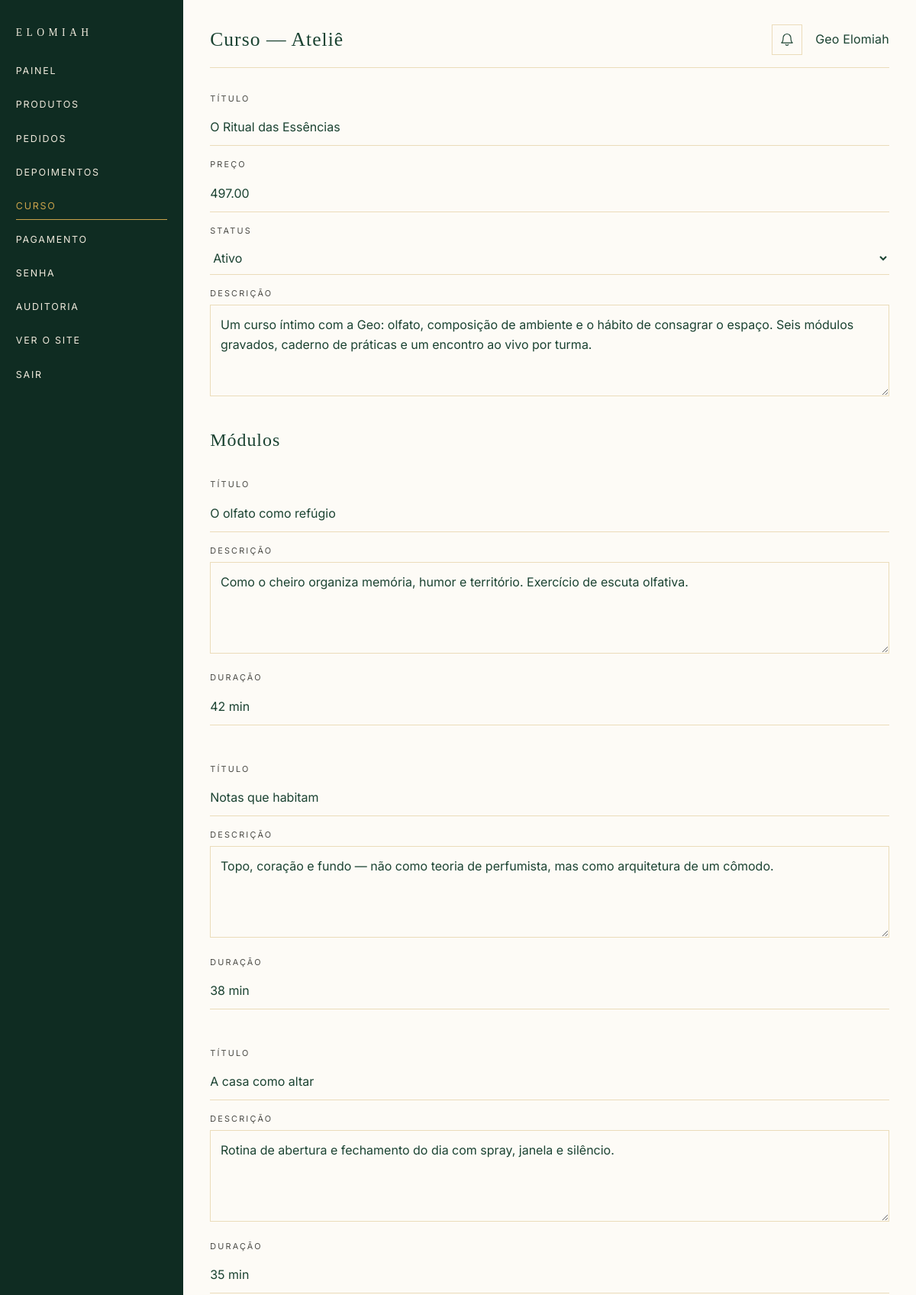
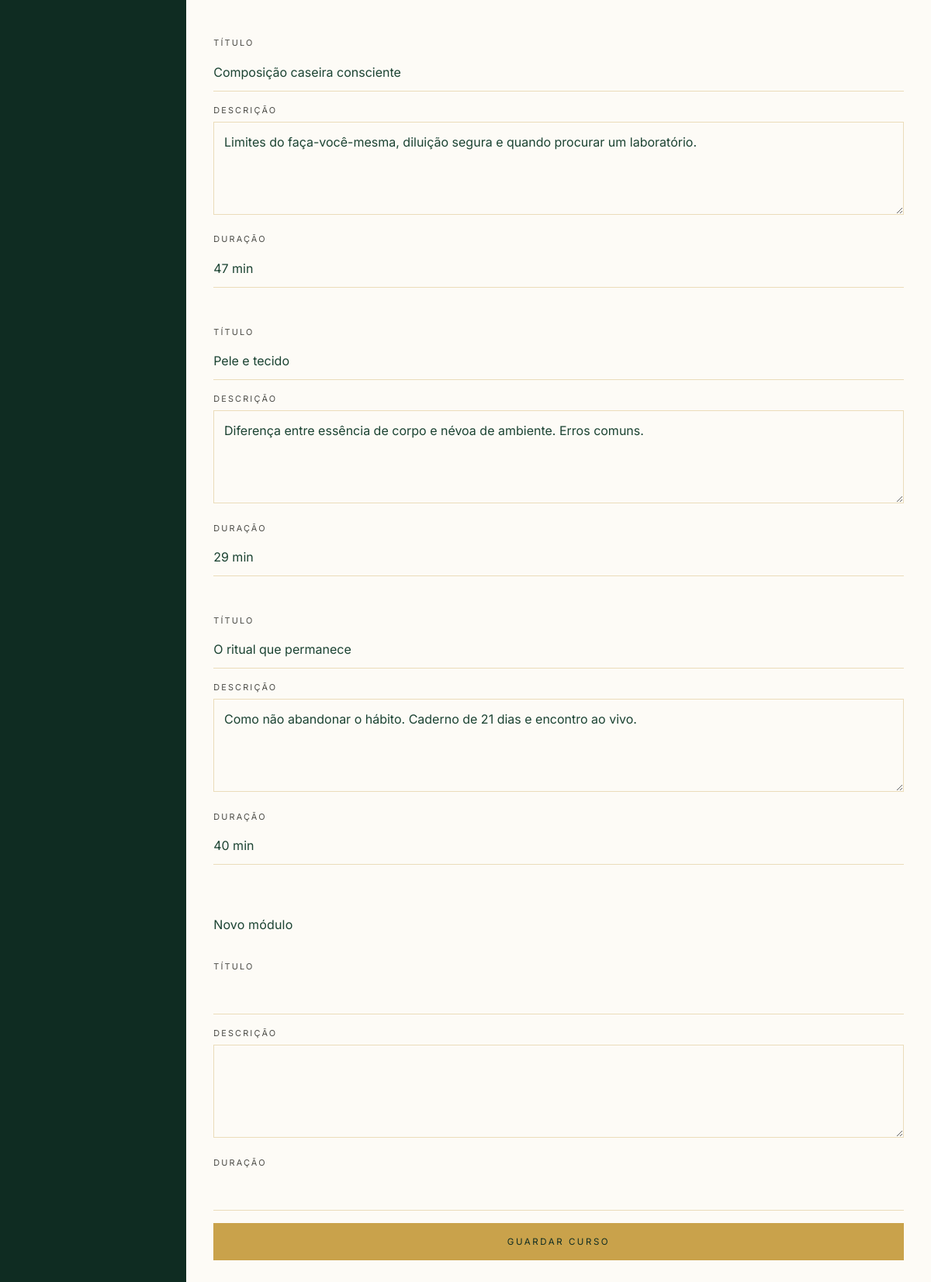
Screenshot of /admin/curso (signed in) with the database file from the repository (2 pictures, top to bottom).
### tables this page shows
CREATE TABLE `usuarios` (
  `id` INT UNSIGNED NOT NULL AUTO_INCREMENT,
  `nome` VARCHAR(120) NOT NULL,
  `email` VARCHAR(180) NOT NULL,
  `senha_hash` VARCHAR(255) NOT NULL,
  `telefone` VARCHAR(20) DEFAULT NULL,
  `role` ENUM('cliente','admin') NOT NULL DEFAULT 'cliente',
  `status` ENUM('ativo','inativo') NOT NULL DEFAULT 'ativo',
  `email_verified_at` DATETIME DEFAULT NULL,
  `failed_login_attempts` INT UNSIGNED NOT NULL DEFAULT 0,
  `locked_until` DATETIME DEFAULT NULL,
  `created_at` DATETIME NOT NULL DEFAULT CURRENT_TIMESTAMP,
  `updated_at` DATETIME NOT NULL DEFAULT CURRENT_TIMESTAMP ON UPDATE CURRENT_TIMESTAMP,
  PRIMARY KEY (`id`),
  UNIQUE KEY `uk_usuarios_email` (`email`),
  KEY `idx_usuarios_role` (`role`),
  KEY `idx_usuarios_status` (`status`)
);

CREATE TABLE `cursos` (
  `id` INT UNSIGNED NOT NULL AUTO_INCREMENT,
  `titulo` VARCHAR(180) NOT NULL,
  `slug` VARCHAR(180) NOT NULL,
  `descricao` TEXT,
  `preco` DECIMAL(10,2) NOT NULL DEFAULT 0.00,
  `imagem` VARCHAR(255) DEFAULT NULL,
  `status` ENUM('ativo','inativo') NOT NULL DEFAULT 'ativo',
  `created_at` DATETIME NOT NULL DEFAULT CURRENT_TIMESTAMP,
  `updated_at` DATETIME NOT NULL DEFAULT CURRENT_TIMESTAMP ON UPDATE CURRENT_TIMESTAMP,
  PRIMARY KEY (`id`),
  UNIQUE KEY `uk_cursos_slug` (`slug`)
);

CREATE TABLE `modulos_curso` (
  `id` INT UNSIGNED NOT NULL AUTO_INCREMENT,
  `curso_id` INT UNSIGNED NOT NULL,
  `titulo` VARCHAR(180) NOT NULL,
  `descricao` TEXT,
  `ordem` INT NOT NULL DEFAULT 0,
  `duracao` VARCHAR(40) DEFAULT NULL,
  `created_at` DATETIME NOT NULL DEFAULT CURRENT_TIMESTAMP,
  `updated_at` DATETIME NOT NULL DEFAULT CURRENT_TIMESTAMP ON UPDATE CURRENT_TIMESTAMP,
  PRIMARY KEY (`id`),
  KEY `idx_modulos_curso` (`curso_id`),
  CONSTRAINT `fk_modulos_curso` FOREIGN KEY (`curso_id`) REFERENCES `cursos` (`id`) ON DELETE CASCADE
);

### app/Views/admin/curso/form.php (the view, shortened to what the rows shown need)
<?php $curso = $curso ?? []; ?>
<form class="form" method="post" action="<?= e(url('/admin/curso')) ?>">
    <label><span>Título</span><input type="text" name="titulo" value="<?= e($curso['titulo'] ?? '') ?>"></label>
    <label><span>Preço</span><input type="text" name="preco" value="<?= e((string) ($curso['preco'] ?? '')) ?>"></label>
    <label><span>Status</span>
        <select name="status">
            <option value="ativo" <?= ($curso['status'] ?? '') === 'ativo' ? 'selected' : '' ?>>Ativo</option>
        </select>
    </label>
    <label><span>Descrição</span><textarea name="descricao"><?= e($curso['descricao'] ?? '') ?></textarea></label>
    <h2>Módulos</h2>
    <?php foreach ($modulos ?? [] as $m): ?>
        <label><span>Título</span><input type="text" name="modulo_titulo[]" value="<?= e($m['titulo']) ?>"></label>
        <label><span>Descrição</span><textarea name="modulo_desc[]"><?= e($m['descricao']) ?></textarea></label>
        <label><span>Duração</span><input type="text" name="modulo_duracao[]" value="<?= e($m['duracao']) ?>"></label>
    <?php endforeach; ?>
    <p>Novo módulo</p>
    <label><span>Título</span><input type="text" name="modulo_titulo[]"></label>
    <label><span>Descrição</span><textarea name="modulo_desc[]"></textarea></label>
    <label><span>Duração</span><input type="text" name="modulo_duracao[]"></label>
    <button class="btn btn-gold" type="submit">Guardar curso</button>
</form>

### app/Views/layouts/admin.php (shortened to what the rows shown need)
<!DOCTYPE html>
<html lang="pt-BR">
<head>
    <link rel="stylesheet" href="<?= e(asset('css/app.css')) ?>">
    <link rel="stylesheet" href="<?= e(asset('css/admin.css')) ?>">
</head>
<body class="admin-body">
<aside class="admin-side">
    <a class="admin-brand" href="<?= e(url('/admin')) ?>">ELOMIAH</a>
    <nav class="admin-nav">
        <a class="<?= is_active('/admin') && current_path() === '/admin' ? 'is-on' : '' ?>" href="<?= e(url('/admin')) ?>">Painel</a>
        <a class="<?= is_active('/admin/produtos') ? 'is-on' : '' ?>" href="<?= e(url('/admin/produtos')) ?>">Produtos</a>
        <a class="<?= is_active('/admin/pedidos') ? 'is-on' : '' ?>" href="<?= e(url('/admin/pedidos')) ?>">
            Pedidos
        </a>
        <a class="<?= is_active('/admin/depoimentos') ? 'is-on' : '' ?>" href="<?= e(url('/admin/depoimentos')) ?>">Depoimentos</a>
        <a class="<?= is_active('/admin/curso') ? 'is-on' : '' ?>" href="<?= e(url('/admin/curso')) ?>">Curso</a>
        <a class="<?= is_active('/admin/pagamento') ? 'is-on' : '' ?>" href="<?= e(url('/admin/pagamento')) ?>">Pagamento</a>
        <a class="<?= is_active('/admin/conta') ? 'is-on' : '' ?>" href="<?= e(url('/admin/conta')) ?>">Senha</a>
        <a class="<?= is_active('/admin/logs') ? 'is-on' : '' ?>" href="<?= e(url('/admin/logs')) ?>">Auditoria</a>
        <a href="<?= e(url('/')) ?>">Ver o site</a>
        <a href="<?= e(url('/admin/sair')) ?>">Sair</a>
    </nav>
</aside>
<div class="admin-main">
    <div class="admin-top">
        <h1 style="font-family:Playfair Display,serif;font-size:1.6rem;margin:0"><?= e($title ?? '') ?></h1>
        <div class="admin-top-end">
            <div class="admin-notify" data-notify>
                <button class="admin-notify-btn" type="button" aria-label="Notificações" data-notify-toggle>
                    <svg viewBox="0 0 24 24" width="20" height="20" fill="none" stroke="currentColor" stroke-width="1.4" aria-hidden="true">
                        <path d="M6 9a6 6 0 1 1 12 0c0 7 3 8 3 8H3s3-1 3-8"/>
                        <path d="M10 19a2 2 0 0 0 4 0"/>
                    </svg>
                </button>
            </div>
            <span><?= e(\App\Core\Auth::user()['nome'] ?? '') ?></span>
        </div>
    </div>
    <?= $content ?? '' ?>
</div>
</body>
</html>

### app/Core/Router.php (shortened to what the rows shown need)
<?php
final class Router
{
    private array $routes = [];
    public function add(string $method, string $path, array $handler, array $middleware = []): void
    {
        $this->routes[] = [
            'method' => strtoupper($method),
            'pattern' => $this->compile($path),
            'handler' => $handler,
            'middleware' => $middleware,
        ];
    }
    public function dispatch(Request $request): mixed
    {
        $method = $request->method();
        $path = $request->path();
        foreach ($this->routes as $route) {
            if ($route['method'] !== $method) {
                continue;
            }
            if (!preg_match($route['pattern'], $path, $matches)) {
                continue;
            }
            $params = array_filter($matches, 'is_string', ARRAY_FILTER_USE_KEY);
            foreach ($route['middleware'] as $middleware) {
                $instance = new $middleware();
                $instance->handle($request);
            }
            [$class, $action] = $route['handler'];
            $controller = new $class();
            return $controller->{$action}($request, $params);
        }
    }
    private function compile(string $path): string
    {
        $path = rtrim($path, '/') ?: '/';
        $regex = preg_replace('#\{([a-zA-Z_][a-zA-Z0-9_]*)\}#', '(?P<$1>[^/]+)', $path);
        return '#^' . $regex . '$#';
    }
}

### rows the page displays
usuarios: nome "Geo Elomiah"
cursos: titulo "O Ritual das Essências", preco "497.00", status "Ativo", descricao "Um curso íntimo com a Geo: olfato, composição de ambiente e o hábito de consagrar o espaço. Seis módulos gravados, caderno de práticas e um encontro ao vivo por turma."
modulos_curso: titulo "O olfato como refúgio", descricao "Como o cheiro organiza memória, humor e território. Exercício de escuta olfativa.", duracao "42 min"
modulos_curso: titulo "Notas que habitam", descricao "Topo, coração e fundo — não como teoria de perfumista, mas como arquitetura de um cômodo.", duracao "38 min"
modulos_curso: titulo "A casa como altar", descricao "Rotina de abertura e fechamento do dia com spray, janela e silêncio.", duracao "35 min"
modulos_curso: titulo "Composição caseira consciente", descricao "Limites do faça-você-mesma, diluição segura e quando procurar um laboratório.", duracao "47 min"
modulos_curso: titulo "Pele e tecido", descricao "Diferença entre essência de corpo e névoa de ambiente. Erros comuns.", duracao "29 min"
modulos_curso: titulo "O ritual que permanece", descricao "Como não abandonar o hábito. Caderno de 21 dias e encontro ao vivo.", duracao "40 min"
